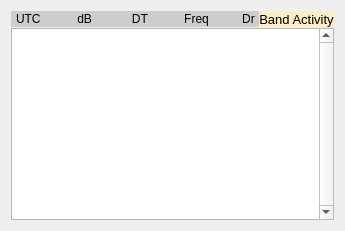
      <widget class="QWidget" name="layoutWidget">
       <layout class="QVBoxLayout" name="verticalLayout_7" stretch="0,0">
        <property name="spacing">
         <number>1</number>
        </property>
        <item>
         <layout class="QHBoxLayout" name="horizontalLayout_10">
          <property name="spacing">
           <number>0</number>
          </property>
          <item>
           <widget class="QLabel" name="decodedTextLabel">
            <property name="sizePolicy">
             <sizepolicy hsizetype="Expanding" vsizetype="Fixed">
              <horstretch>0</horstretch>
              <verstretch>0</verstretch>
             </sizepolicy>
            </property>
            <property name="minimumSize">
             <size>
              <width>225</width>
              <height>16</height>
             </size>
            </property>
            <property name="maximumSize">
             <size>
              <width>1000</width>
              <height>16</height>
             </size>
            </property>
            <property name="palette">
             <palette>
              <active>
               <colorrole role="Base">
                <brush brushstyle="SolidPattern">
                 <color alpha="255">
                  <red>252</red>
                  <green>252</green>
                  <blue>252</blue>
                 </color>
                </brush>
               </colorrole>
               <colorrole role="Window">
                <brush brushstyle="SolidPattern">
                 <color alpha="255">
                  <red>205</red>
                  <green>205</green>
                  <blue>205</blue>
                 </color>
                </brush>
               </colorrole>
              </active>
              <inactive>
               <colorrole role="Base">
                <brush brushstyle="SolidPattern">
                 <color alpha="255">
                  <red>252</red>
                  <green>252</green>
                  <blue>252</blue>
                 </color>
                </brush>
               </colorrole>
               <colorrole role="Window">
                <brush brushstyle="SolidPattern">
                 <color alpha="255">
                  <red>205</red>
                  <green>205</green>
                  <blue>205</blue>
                 </color>
                </brush>
               </colorrole>
              </inactive>
              <disabled>
               <colorrole role="Base">
                <brush brushstyle="SolidPattern">
                 <color alpha="255">
                  <red>205</red>
                  <green>205</green>
                  <blue>205</blue>
                 </color>
                </brush>
               </colorrole>
               <colorrole role="Window">
                <brush brushstyle="SolidPattern">
                 <color alpha="255">
                  <red>205</red>
                  <green>205</green>
                  <blue>205</blue>
                 </color>
                </brush>
               </colorrole>
              </disabled>
             </palette>
            </property>
            <property name="toolTip">
             <string>&lt;html&gt;&lt;head/&gt;&lt;body&gt;&lt;p&gt;Avg: accumulated average DT of decoded signals on current band.&lt;/p&gt;&lt;p&gt;Lag: it is decoder lag calculated relatively to beginning of next interval, negative values mean there is spare time available to increase decoding depth, positive values is decoder's lag into TX or next interval meaning there may be no enough CPU resources for selected decoding depth to provide reliable signal transmission.&lt;/p&gt;&lt;p&gt;&lt;/p&gt;&lt;p&gt;Lag depends on CPU performance, noise conditions, band fullness and other programs using computer, it can be decreased by reducing waterfall bandwidth. If Lag is constantly negative then CPU handling well interval decoding and you can try to make decoding more aggressive to get more decodes.&lt;/p&gt;&lt;p&gt;FT8: if Lag is 0 .. 0.4 then you can still use Autoseq 3/7 (autoselect will trigger change of TX message early enough to transmit full message). If Lag &gt; 0.4 then you should try to decrease decoding aggressivity. If still Lag &gt; 0.4 then Autoseq 2/6 should be used as responding to incoming call will be partially damaged at transmission in AutoSeq 3/7. If constantly Lag  &gt; 2 then your CPU is unsuitable to operate in FT8 with current decoder settings. Sure You can monitor as SWL.&lt;/p&gt;&lt;p&gt;/xx: number of decoded messages in last interval.&lt;/p&gt;&lt;/body&gt;&lt;/html&gt;</string>
            </property>
            <property name="autoFillBackground">
             <bool>true</bool>
            </property>
            <property name="text">
             <string>UTC           dB            DT           Freq          Dr </string>
            </property>
            <property name="textFormat">
             <enum>Qt::PlainText</enum>
            </property>
            <property name="indent">
             <number>5</number>
            </property>
           </widget>
          </item>
          <item>
           <widget class="QLabel" name="label_6">
            <property name="sizePolicy">
             <sizepolicy hsizetype="Expanding" vsizetype="Fixed">
              <horstretch>0</horstretch>
              <verstretch>0</verstretch>
             </sizepolicy>
            </property>
            <property name="minimumSize">
             <size>
              <width>70</width>
              <height>16</height>
             </size>
            </property>
            <property name="maximumSize">
             <size>
              <width>500</width>
              <height>16</height>
             </size>
            </property>
            <property name="palette">
             <palette>
              <active>
               <colorrole role="Base">
                <brush brushstyle="SolidPattern">
                 <color alpha="255">
                  <red>255</red>
                  <green>255</green>
                  <blue>255</blue>
                 </color>
                </brush>
               </colorrole>
               <colorrole role="Window">
                <brush brushstyle="SolidPattern">
                 <color alpha="255">
                  <red>253</red>
                  <green>237</green>
                  <blue>197</blue>
                 </color>
                </brush>
               </colorrole>
              </active>
              <inactive>
               <colorrole role="Base">
                <brush brushstyle="SolidPattern">
                 <color alpha="255">
                  <red>255</red>
                  <green>255</green>
                  <blue>255</blue>
                 </color>
                </brush>
               </colorrole>
               <colorrole role="Window">
                <brush brushstyle="SolidPattern">
                 <color alpha="255">
                  <red>253</red>
                  <green>237</green>
                  <blue>197</blue>
                 </color>
                </brush>
               </colorrole>
              </inactive>
              <disabled>
               <colorrole role="Base">
                <brush brushstyle="SolidPattern">
                 <color alpha="255">
                  <red>253</red>
                  <green>237</green>
                  <blue>197</blue>
                 </color>
                </brush>
               </colorrole>
               <colorrole role="Window">
                <brush brushstyle="SolidPattern">
                 <color alpha="255">
                  <red>253</red>
                  <green>237</green>
                  <blue>197</blue>
                 </color>
                </brush>
               </colorrole>
              </disabled>
             </palette>
            </property>
            <property name="font">
             <font>
              <pointsize>10</pointsize>
              <weight>50</weight>
              <bold>false</bold>
             </font>
            </property>
            <property name="autoFillBackground">
             <bool>true</bool>
            </property>
            <property name="text">
             <string>Band Activity</string>
            </property>
            <property name="alignment">
             <set>Qt::AlignCenter</set>
            </property>
           </widget>
          </item>
         </layout>
        </item>
        <item>
         <widget class="DisplayText" name="decodedTextBrowser">
          <property name="sizePolicy">
           <sizepolicy hsizetype="Expanding" vsizetype="Expanding">
            <horstretch>0</horstretch>
            <verstretch>10</verstretch>
           </sizepolicy>
          </property>
          <property name="minimumSize">
           <size>
            <width>200</width>
            <height>100</height>
           </size>
          </property>
          <property name="frameShape">
           <enum>QFrame::StyledPanel</enum>
          </property>
          <property name="verticalScrollBarPolicy">
           <enum>Qt::ScrollBarAlwaysOn</enum>
          </property>
          <property name="horizontalScrollBarPolicy">
           <enum>Qt::ScrollBarAsNeeded</enum>
          </property>
          <property name="lineWrapMode">
           <enum>QTextEdit::WidgetWidth</enum>
          </property>
          <property name="cursorWidth">
           <number>0</number>
          </property>
          <property name="textInteractionFlags">
           <set>Qt::TextSelectableByKeyboard|Qt::TextSelectableByMouse</set>
          </property>
         </widget>
        </item>
       </layout>
      </widget>
